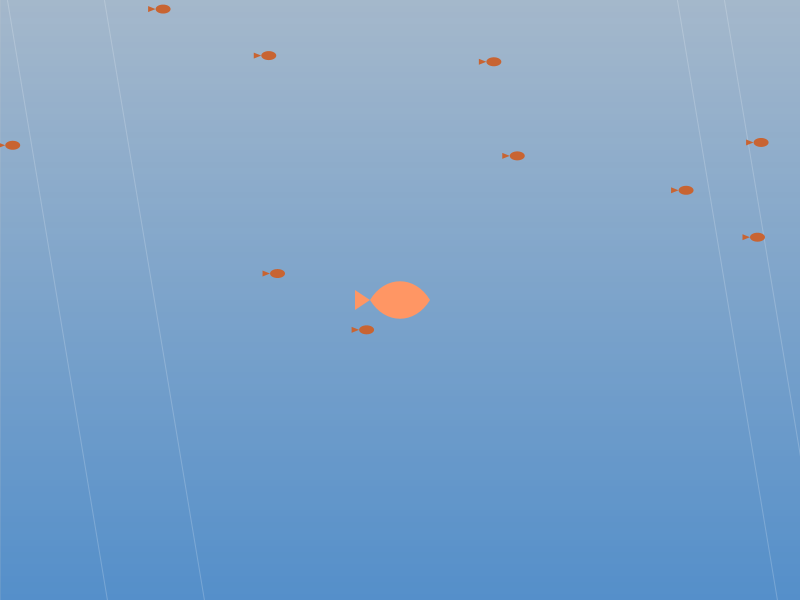
Frame 1 (no input)
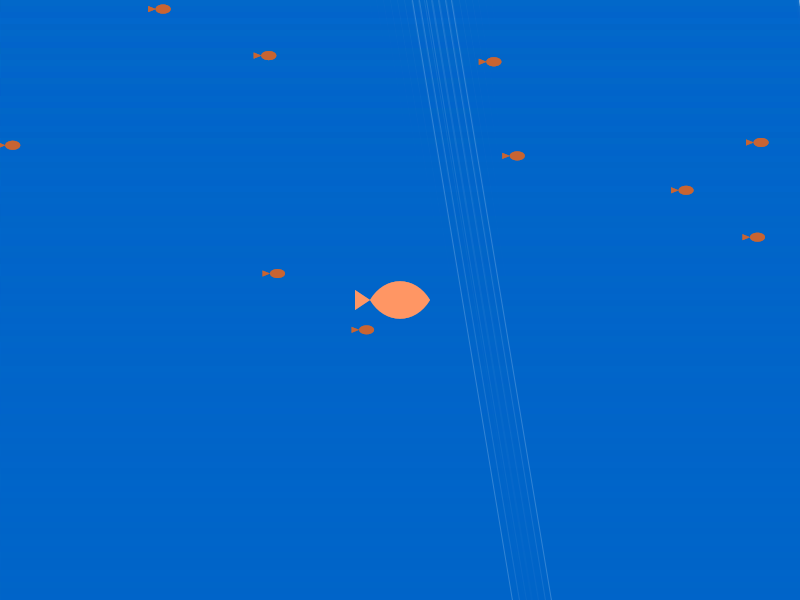
Frame 60 (the mouse pressed at the canvas centre just before this capture)
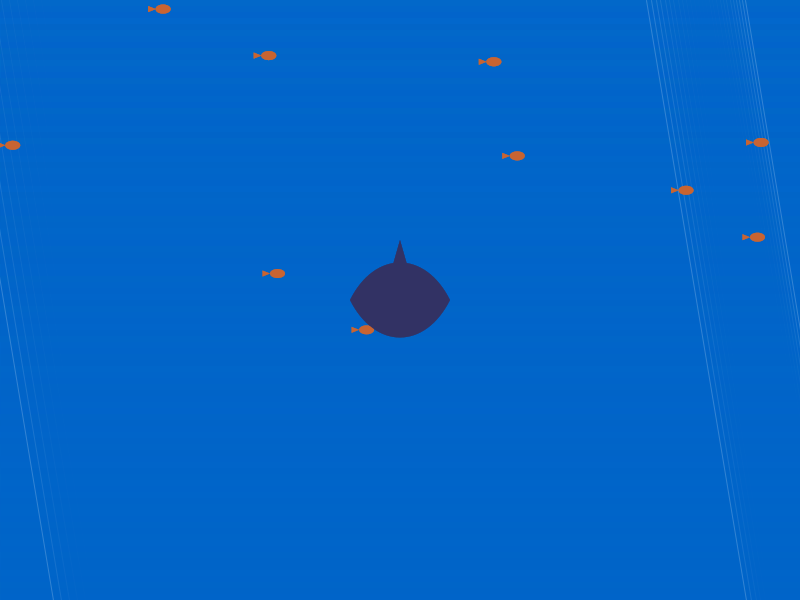
Frame 120 (the mouse held since frame 60 and released just before this capture)

The Processing sketch that drew these frames (run headless with seeded random() and noise(); from frame 60 on, the mouse is pressed at the canvas centre):

// Processing sketch: William_Leach
// ── William_Leach.pde
MorphingCreature creature;          // The main morphing creature
ArrayList<SmallFish> smallFishes;   // List of stationary small fish

// Setup the canvas and initialize the morphing creature and small fish
void setup() {
  size(800, 600); // Canvas size
  creature = new MorphingCreature(new PVector(width / 2, height / 2), 50, color(255, 150, 100));
  
  // Initialize a list of small fish with random positions and sizes
  smallFishes = new ArrayList<>();
  for (int i = 0; i < 10; i++) {
    smallFishes.add(new SmallFish(random(width), random(height), 15, color(200, 100, 50)));
  }
}

// Main draw loop: update the display
void draw() {
  drawBackground(); // Draw the underwater background
  
  // Display all small fish
  for (int i = smallFishes.size() - 1; i >= 0; i--) {
    smallFishes.get(i).display();
  }
  
  // Update and draw the morphing creature
  creature.updatePosition(); // Smoothly move creature to the target position
  creature.morph(0.0);       // Render the current stage of the creature
}

// Handle mouse clicks: interact with fish or move the morphing creature
void mousePressed() {
  // Check if a small fish is clicked
  for (int i = smallFishes.size() - 1; i >= 0; i--) {
    if (smallFishes.get(i).isClicked(mouseX, mouseY)) {
      smallFishes.remove(i); // Remove the clicked fish
    }
  }
  
  // Move the morphing creature to the clicked location and advance its stage
  creature.setTarget(mouseX, mouseY);
  creature.advanceMorphStage();
}

// Draw the underwater background with light rays
void drawBackground() {
  // Gradient effect for the ocean
  for (int y = 0; y < height; y++) {
    float brightness = map(y, 0, height, 50, 150);
    stroke(0, 100, 200, brightness); // Gradient blue
    line(0, y, width, y);
  }
  drawLightRays(); // Add dynamic light rays
}

// Draw dynamic light rays moving across the screen
void drawLightRays() {
  for (int i = 0; i < 5; i++) {
    float x = sin(frameCount * 0.01 + i) * width; // Oscillating x positions
    stroke(255, 50); // Transparent white for light rays
    line(x, 0, x + 100, height);
  }
}

// Class representing the morphing creature
class MorphingCreature {
  PVector position, target; // Current position and target destination
  float size;               // Size of the creature
  int morphStage;           // Current transformation stage
  color bodyColor;          // Base color of the creature

  // Constructor: Initialize the morphing creature
  MorphingCreature(PVector pos, float sz, color c) {
    position = pos;       // Initial position
    target = pos.copy();  // Target starts at the initial position
    size = sz;            // Size of the creature
    bodyColor = c;        // Initial color
    morphStage = 0;       // Start at the first stage (fish)
  }

  // Set a new target position for the creature to move to
  void setTarget(float x, float y) {
    target.set(x, y);
  }

  // Smoothly update the creature's position toward the target
  void updatePosition() {
    position = PVector.lerp(position, target, 0.05); // Linear interpolation
  }

  // Advance to the next transformation stage
  void advanceMorphStage() {
    morphStage = (morphStage + 1) % 3; // Cycle through three stages
  }

  // Draw the creature based on its current transformation stage
  void morph(float step) {
    if (morphStage == 0) drawFish();       // Stage 1: Fish
    else if (morphStage == 1) drawShark(); // Stage 2: Shark
    else drawMegalodon();                  // Stage 3: Megalodon
  }

  // Draw the creature as a fish
  void drawFish() {
    fill(bodyColor);
    noStroke();
    // Fish body using Bézier curves
    beginShape();
    vertex(position.x - size * 0.6, position.y);
    bezierVertex(position.x - size * 0.3, position.y - size * 0.5, position.x + size * 0.3, position.y - size * 0.5, position.x + size * 0.6, position.y);
    bezierVertex(position.x + size * 0.3, position.y + size * 0.5, position.x - size * 0.3, position.y + size * 0.5, position.x - size * 0.6, position.y);
    endShape(CLOSE);
    // Fish tail
    beginShape();
    vertex(position.x - size * 0.6, position.y);
    vertex(position.x - size * 0.9, position.y - size * 0.2);
    vertex(position.x - size * 0.9, position.y + size * 0.2);
    endShape(CLOSE);
  }

  // Draw the creature as a shark
  void drawShark() {
    fill(50, 50, 100);
    noStroke();
    // Shark body
    beginShape();
    vertex(position.x - size, position.y);
    bezierVertex(position.x - size * 0.5, position.y - size, position.x + size * 0.5, position.y - size, position.x + size, position.y);
    bezierVertex(position.x + size * 0.5, position.y + size, position.x - size * 0.5, position.y + size, position.x - size, position.y);
    endShape(CLOSE);
    // Shark dorsal fin
    beginShape();
    vertex(position.x - size * 0.2, position.y - size * 0.5);
    vertex(position.x, position.y - size * 1.2);
    vertex(position.x + size * 0.2, position.y - size * 0.5);
    endShape(CLOSE);
  }

  // Draw the creature as a Megalodon
  void drawMegalodon() {
    fill(30, 30, 80);
    noStroke();
    // Megalodon body
    beginShape();
    vertex(position.x - size * 1.5, position.y);
    bezierVertex(position.x - size, position.y - size * 1.5, position.x + size, position.y - size * 1.5, position.x + size * 1.5, position.y);
    bezierVertex(position.x + size, position.y + size * 1.5, position.x - size, position.y + size * 1.5, position.x - size * 1.5, position.y);
    endShape(CLOSE);
    // Megalodon dorsal fin
    beginShape();
    vertex(position.x - size * 0.3, position.y - size * 0.8);
    vertex(position.x, position.y - size * 1.6);
    vertex(position.x + size * 0.3, position.y - size * 0.8);
    endShape(CLOSE);
  }
}

// Class representing small stationary fish
class SmallFish {
  float x, y, size; // Position and size of the fish
  color bodyColor;  // Color of the fish

  // Constructor: Initialize the small fish
  SmallFish(float x, float y, float size, color bodyColor) {
    this.x = x;
    this.y = y;
    this.size = size;
    this.bodyColor = bodyColor;
  }

  // Display the small fish on the screen
  void display() {
    fill(bodyColor);
    noStroke();
    ellipse(x, y, size, size * 0.6); // Fish body
    triangle(x - size * 0.5, y, x - size, y - size * 0.2, x - size, y + size * 0.2); // Fish tail
  }

  // Check if the fish is clicked by the mouse
  boolean isClicked(float mouseX, float mouseY) {
    return dist(mouseX, mouseY, x, y) < size; // Check if click is within fish bounds
  }
}
